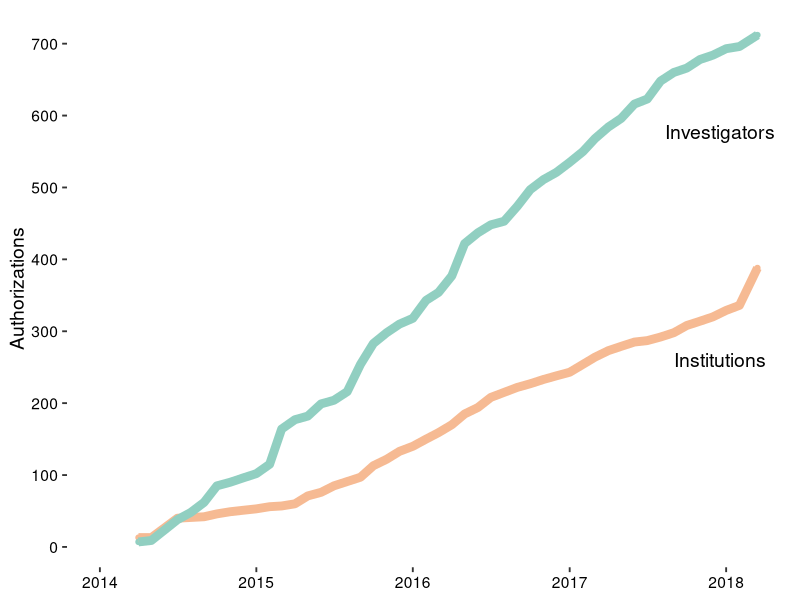

This figure's R source:
## ---- chunk 1
#Load Libraries
library(ggplot2)
library(reshape2)
library(dplyr)
library(knitr)
library(cowplot)
## ---- chunk 2
# Import data and clean

df <- read.csv(file = "csv/institutionAuthCounts.csv", header = TRUE)

# Remove extra characters from df$YearMonth
df$YearMonth <- as.Date(substr(df$YearMonth, 2, 11))
df$Year <- substr(df$YearMonth, 1, 4)
df$Month <- as.numeric(substr(df$YearMonth, 6, 7))
## ---- chunk 3

# Plot for all Institutions and Authorized Investigators vs. date

# the below code needs to be changed to geom_line

# Reshape df
df.melt <- melt(df, id = c("YearMonth", "Year", "Month"), value.name = "Count", variable.name = "Type")

# Using Points
p <- 
  ggplot(data=df.melt, aes(x = YearMonth, y = Count, color = Type, group = Type)) +
  geom_point() + 
  geom_line(size=3) +
  theme_classic(base_size = 14) +                        #Axis Label Size
  scale_colour_manual(values=c("#f6ba93", "#91CFC1")) +  #Databrary Colors ("#fadbc7", "#b2ddd4")
  ylab("Authorizations") +
  #xlab("Year") +
  #labs(title="Databrary User Growth") +
  theme(axis.title.x=element_blank()) +
  theme(legend.position="none", axis.text = element_text(size = rel(0.8), colour = "black")) +    #Axis text size and color
  theme(axis.line = element_line(colour = "white")) +
  scale_y_continuous(breaks = c(0,100,200,300,400,500,600,700))
  
ggdraw(p) + 
  draw_label("Investigators", .9, .78) +
  draw_label("Institutions", .9, .4)
